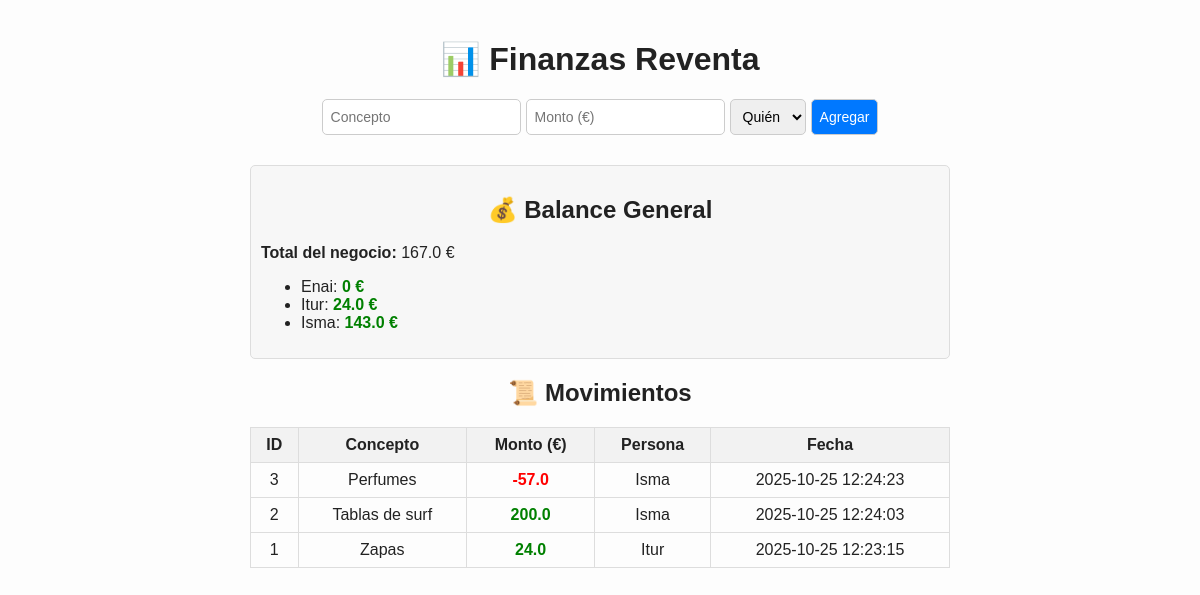
The page / on the database its author committed.
### tables this page shows
CREATE TABLE movimientos (
            id INTEGER PRIMARY KEY AUTOINCREMENT,
            concepto TEXT NOT NULL,
            monto REAL NOT NULL,
            persona TEXT NOT NULL,
            fecha TEXT NOT NULL
        );

### app.py (the view, shortened to what this page needs)
@app.route('/', methods=['GET', 'POST'])
def index():
    conn = sqlite3.connect('finanzas.db')
    c = conn.cursor()
    c.execute('SELECT * FROM movimientos ORDER BY id DESC')
    movimientos = c.fetchall()
    personas = ['Enai', 'Itur', 'Isma']
    balances = {}
    total_general = 0
    for p in personas:
        c.execute('SELECT SUM(monto) FROM movimientos WHERE persona = ?', (p,))
        total = c.fetchone()[0]
        total = total if total else 0
        balances[p] = round(total, 2)
        total_general += total
    conn.close()
    return render_template(
        'index.html',
        movimientos=movimientos,
        balances=balances,
        total_general=round(total_general, 2)
    )

### templates/index.html (shortened to what this page needs)
<!DOCTYPE html>
<html lang="es">
<head>
</head>
<body>
  <h1>📊 Finanzas Reventa</h1>
  <form method="POST" action="/">
    <input type="text" name="concepto" placeholder="Concepto" required>
    <input type="number" step="0.01" name="monto" placeholder="Monto (€)" required>
    <select name="persona" required>
      <option value="">Quién</option>
    </select>
    <button type="submit">Agregar</button>
  </form>
  <div class="balance">
    <h2>💰 Balance General</h2>
    <p><strong>Total del negocio:</strong> {{ total_general }} €</p>
    <ul>
      {% for persona, total in balances.items() %}
      <li>
        {{ persona }}:
        <span class="{{ 'positivo' if total >= 0 else 'negativo' }}">
          {{ total }} €
        </span>
      </li>
      {% endfor %}
    </ul>
  </div>
  <h2>📜 Movimientos</h2>
  <table>
    <tr>
      <th>ID</th>
      <th>Concepto</th>
      <th>Monto (€)</th>
      <th>Persona</th>
      <th>Fecha</th>
    </tr>
    {% for mov in movimientos %}
    <tr>
      <td>{{ mov[0] }}</td>
      <td>{{ mov[1] }}</td>
      <td class="{{ 'positivo' if mov[2] >= 0 else 'negativo' }}">{{ mov[2] }}</td>
      <td>{{ mov[3] }}</td>
      <td>{{ mov[4] }}</td>
    </tr>
    {% endfor %}
  </table>
</body>
</html>

### templates/index.html (style rules this page uses)
body { font-family: Arial, sans-serif; max-width: 700px; margin: 40px auto; background: #fdfdfd; color: #222; }
h1, h2 { text-align: center; }
form { margin-bottom: 30px; display: flex; gap: 5px; flex-wrap: wrap; justify-content: center; }
input, select, button { padding: 8px; font-size: 14px; border: 1px solid #ccc; border-radius: 5px; }
button { background: #0078ff; color: white; cursor: pointer; transition: 0.2s; }
table { width: 100%; border-collapse: collapse; margin-top: 20px; }
th, td { border: 1px solid #ddd; padding: 8px; text-align: center; }
th { background-color: #f2f2f2; }
.balance { margin: 10px 0; padding: 10px; background: #f7f7f7; border-radius: 5px; border: 1px solid #ddd; }
.positivo { color: green; font-weight: bold; }
.negativo { color: red; font-weight: bold; }

### rows shown on the page
movimientos: persona "Itur", monto "24.0", id "1", concepto "Zapas", fecha "2025-10-25 12:23:15"
movimientos: id "3", concepto "Perfumes", monto "-57.0", persona "Isma", fecha "2025-10-25 12:24:23"
movimientos: id "2", concepto "Tablas de surf", monto "200.0", persona "Isma", fecha "2025-10-25 12:24:03"

### other values the page prints
{{ total_general }} "167.0"
{{ persona }} "Enai" "Isma"
{{ total }} "0" "143.0"
